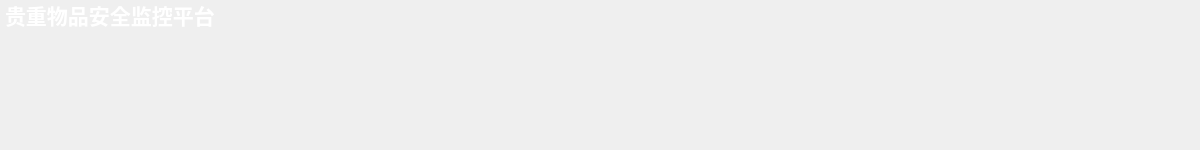
<?xml version="1.0" encoding="UTF-8"?>
<ui version="4.0">
 <class>TitleWidget</class>
 <widget class="QWidget" name="TitleWidget">
  <property name="geometry">
   <rect>
    <x>0</x>
    <y>0</y>
    <width>1200</width>
    <height>150</height>
   </rect>
  </property>
  <property name="windowTitle">
   <string>Form</string>
  </property>
  <property name="styleSheet">
   <string notr="true"/>
  </property>
  <widget class="QLabel" name="labelTitle">
   <property name="geometry">
    <rect>
     <x>5</x>
     <y>0</y>
     <width>300</width>
     <height>30</height>
    </rect>
   </property>
   <property name="font">
    <font>
     <family>楷体</family>
     <pointsize>16</pointsize>
     <weight>75</weight>
     <bold>true</bold>
    </font>
   </property>
   <property name="styleSheet">
    <string notr="true">color:rgb(255, 255, 255)</string>
   </property>
   <property name="text">
    <string>贵重物品安全监控平台</string>
   </property>
  </widget>
 </widget>
 <resources/>
 <connections/>
</ui>
